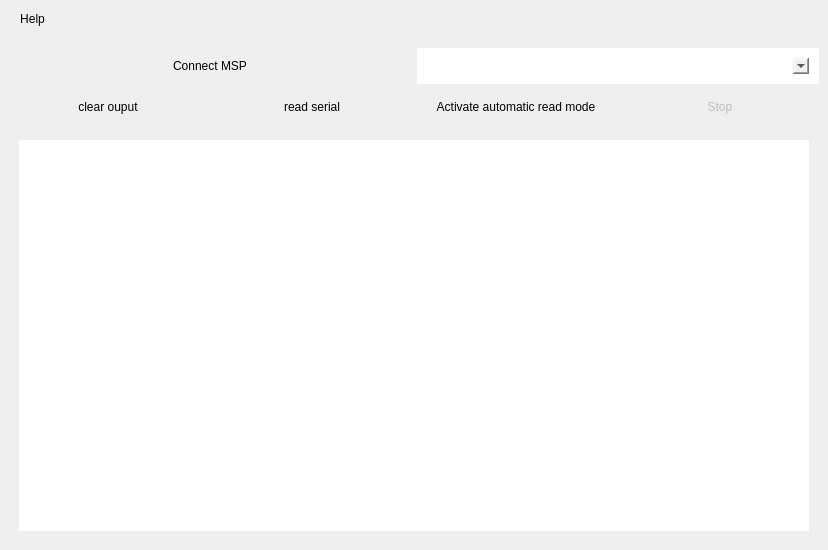
<?xml version="1.0" encoding="UTF-8"?>
<ui version="4.0">
 <class>MainWindow</class>
 <widget class="QMainWindow" name="MainWindow">
  <property name="geometry">
   <rect>
    <x>0</x>
    <y>0</y>
    <width>828</width>
    <height>550</height>
   </rect>
  </property>
  <property name="windowTitle">
   <string>SMP_CONNECTOR</string>
  </property>
  <property name="styleSheet">
   <string notr="true">border: 10px solid transparent;</string>
  </property>
  <property name="documentMode">
   <bool>false</bool>
  </property>
  <property name="dockNestingEnabled">
   <bool>false</bool>
  </property>
  <property name="unifiedTitleAndToolBarOnMac">
   <bool>false</bool>
  </property>
  <widget class="QWidget" name="centralwidget">
   <layout class="QGridLayout" name="gridLayout">
    <item row="0" column="0">
     <layout class="QVBoxLayout" name="verticalLayout">
      <item>
       <layout class="QHBoxLayout" name="horizontalLayout">
        <item>
         <widget class="QPushButton" name="ConnectButton">
          <property name="styleSheet">
           <string notr="true"/>
          </property>
          <property name="text">
           <string>Connect MSP</string>
          </property>
          <property name="default">
           <bool>true</bool>
          </property>
          <property name="flat">
           <bool>false</bool>
          </property>
         </widget>
        </item>
        <item>
         <widget class="QComboBox" name="PortsComboBox"/>
        </item>
       </layout>
      </item>
      <item>
       <layout class="QHBoxLayout" name="horizontalLayout_2">
        <item>
         <widget class="QPushButton" name="ClearButton">
          <property name="styleSheet">
           <string notr="true"/>
          </property>
          <property name="text">
           <string>clear ouput</string>
          </property>
          <property name="autoDefault">
           <bool>false</bool>
          </property>
          <property name="default">
           <bool>false</bool>
          </property>
         </widget>
        </item>
        <item>
         <widget class="QPushButton" name="readButton">
          <property name="styleSheet">
           <string notr="true"/>
          </property>
          <property name="text">
           <string>read serial</string>
          </property>
          <property name="default">
           <bool>false</bool>
          </property>
         </widget>
        </item>
        <item>
         <widget class="QPushButton" name="AutomaticReadButton">
          <property name="styleSheet">
           <string notr="true"/>
          </property>
          <property name="text">
           <string>Activate automatic read mode</string>
          </property>
          <property name="default">
           <bool>false</bool>
          </property>
          <property name="flat">
           <bool>false</bool>
          </property>
         </widget>
        </item>
        <item>
         <widget class="QPushButton" name="StopAutomaticReadModeButton">
          <property name="enabled">
           <bool>false</bool>
          </property>
          <property name="styleSheet">
           <string notr="true"/>
          </property>
          <property name="text">
           <string>Stop</string>
          </property>
          <property name="default">
           <bool>false</bool>
          </property>
         </widget>
        </item>
       </layout>
      </item>
      <item>
       <widget class="QTextBrowser" name="textBrowser"/>
      </item>
     </layout>
    </item>
   </layout>
  </widget>
  <widget class="QMenuBar" name="menubar">
   <property name="geometry">
    <rect>
     <x>0</x>
     <y>0</y>
     <width>828</width>
     <height>52</height>
    </rect>
   </property>
   <widget class="QMenu" name="menuHelp">
    <property name="title">
     <string>Help</string>
    </property>
    <addaction name="actionAbout"/>
   </widget>
   <addaction name="menuHelp"/>
  </widget>
  <action name="actionAbout">
   <property name="text">
    <string>About</string>
   </property>
  </action>
 </widget>
 <resources/>
 <connections/>
</ui>
